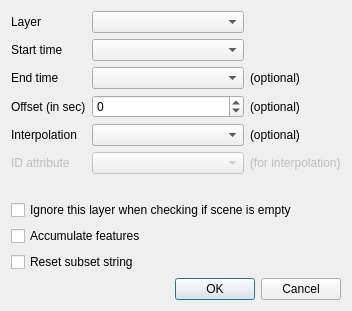
<?xml version="1.0" encoding="UTF-8"?>
<ui version="4.0">
 <class>dialog</class>
 <widget class="QDialog" name="dialog">
  <property name="geometry">
   <rect>
    <x>0</x>
    <y>0</y>
    <width>352</width>
    <height>296</height>
   </rect>
  </property>
  <property name="windowTitle">
   <string>Select layer and column(s)</string>
  </property>
  <layout class="QVBoxLayout" name="verticalLayout_2">
   <item>
    <layout class="QVBoxLayout" name="verticalLayout">
     <item>
      <layout class="QGridLayout" name="gridLayout">
       <item row="4" column="1">
        <widget class="QSpinBox" name="spinBoxOffset">
         <property name="minimum">
          <number>-1000000000</number>
         </property>
         <property name="maximum">
          <number>1000000000</number>
         </property>
        </widget>
       </item>
       <item row="3" column="0">
        <widget class="QLabel" name="label_3">
         <property name="text">
          <string>End time</string>
         </property>
        </widget>
       </item>
       <item row="4" column="2">
        <widget class="QLabel" name="label_7">
         <property name="text">
          <string>(optional)</string>
         </property>
        </widget>
       </item>
       <item row="6" column="1">
        <widget class="QComboBox" name="comboBoxID">
         <property name="enabled">
          <bool>false</bool>
         </property>
        </widget>
       </item>
       <item row="4" column="0">
        <widget class="QLabel" name="label_6">
         <property name="text">
          <string>Offset (in sec)</string>
         </property>
        </widget>
       </item>
       <item row="1" column="0">
        <widget class="QLabel" name="label">
         <property name="text">
          <string>Layer</string>
         </property>
        </widget>
       </item>
       <item row="2" column="1">
        <widget class="QComboBox" name="comboBoxStart"/>
       </item>
       <item row="3" column="2">
        <widget class="QLabel" name="label_4">
         <property name="text">
          <string>(optional)</string>
         </property>
        </widget>
       </item>
       <item row="5" column="1">
        <widget class="QComboBox" name="comboBoxInterpolation"/>
       </item>
       <item row="5" column="2">
        <widget class="QLabel" name="label_9">
         <property name="text">
          <string>(optional)</string>
         </property>
        </widget>
       </item>
       <item row="2" column="0">
        <widget class="QLabel" name="label_2">
         <property name="text">
          <string>Start time</string>
         </property>
        </widget>
       </item>
       <item row="6" column="0">
        <widget class="QLabel" name="labelID1">
         <property name="enabled">
          <bool>false</bool>
         </property>
         <property name="toolTip">
          <string>The attribute that uniquely identifies geometries</string>
         </property>
         <property name="whatsThis">
          <string/>
         </property>
         <property name="text">
          <string>ID attribute</string>
         </property>
        </widget>
       </item>
       <item row="1" column="1">
        <widget class="QComboBox" name="comboBoxLayers"/>
       </item>
       <item row="6" column="2">
        <widget class="QLabel" name="labelID2">
         <property name="enabled">
          <bool>false</bool>
         </property>
         <property name="text">
          <string>(for interpolation)</string>
         </property>
        </widget>
       </item>
       <item row="3" column="1">
        <widget class="QComboBox" name="comboBoxEnd"/>
       </item>
       <item row="5" column="0">
        <widget class="QLabel" name="label_5">
         <property name="toolTip">
          <string>Interpolate between frames</string>
         </property>
         <property name="whatsThis">
          <string/>
         </property>
         <property name="text">
          <string>Interpolation</string>
         </property>
        </widget>
       </item>
       <item row="7" column="1">
        <spacer name="horizontalSpacer">
         <property name="orientation">
          <enum>Qt::Horizontal</enum>
         </property>
         <property name="sizeHint" stdset="0">
          <size>
           <width>40</width>
           <height>20</height>
          </size>
         </property>
        </spacer>
       </item>
      </layout>
     </item>
     <item>
      <widget class="QCheckBox" name="exportEmptyCheckbox">
       <property name="text">
        <string>Ignore this layer when checking if scene is empty</string>
       </property>
      </widget>
     </item>
     <item>
      <widget class="QCheckBox" name="accumulateFeaturesCheckbox">
       <property name="text">
        <string>Accumulate features</string>
       </property>
      </widget>
     </item>
     <item>
      <widget class="QCheckBox" name="resetSubsetStringCheckbox">
       <property name="text">
        <string>Reset subset string</string>
       </property>
      </widget>
     </item>
    </layout>
   </item>
   <item>
    <widget class="QDialogButtonBox" name="buttonBox">
     <property name="orientation">
      <enum>Qt::Horizontal</enum>
     </property>
     <property name="standardButtons">
      <set>QDialogButtonBox::Cancel|QDialogButtonBox::Ok</set>
     </property>
    </widget>
   </item>
  </layout>
 </widget>
 <resources/>
 <connections>
  <connection>
   <sender>buttonBox</sender>
   <signal>accepted()</signal>
   <receiver>dialog</receiver>
   <slot>accept()</slot>
   <hints>
    <hint type="sourcelabel">
     <x>248</x>
     <y>254</y>
    </hint>
    <hint type="destinationlabel">
     <x>157</x>
     <y>274</y>
    </hint>
   </hints>
  </connection>
  <connection>
   <sender>buttonBox</sender>
   <signal>rejected()</signal>
   <receiver>dialog</receiver>
   <slot>reject()</slot>
   <hints>
    <hint type="sourcelabel">
     <x>316</x>
     <y>260</y>
    </hint>
    <hint type="destinationlabel">
     <x>286</x>
     <y>274</y>
    </hint>
   </hints>
  </connection>
 </connections>
</ui>
